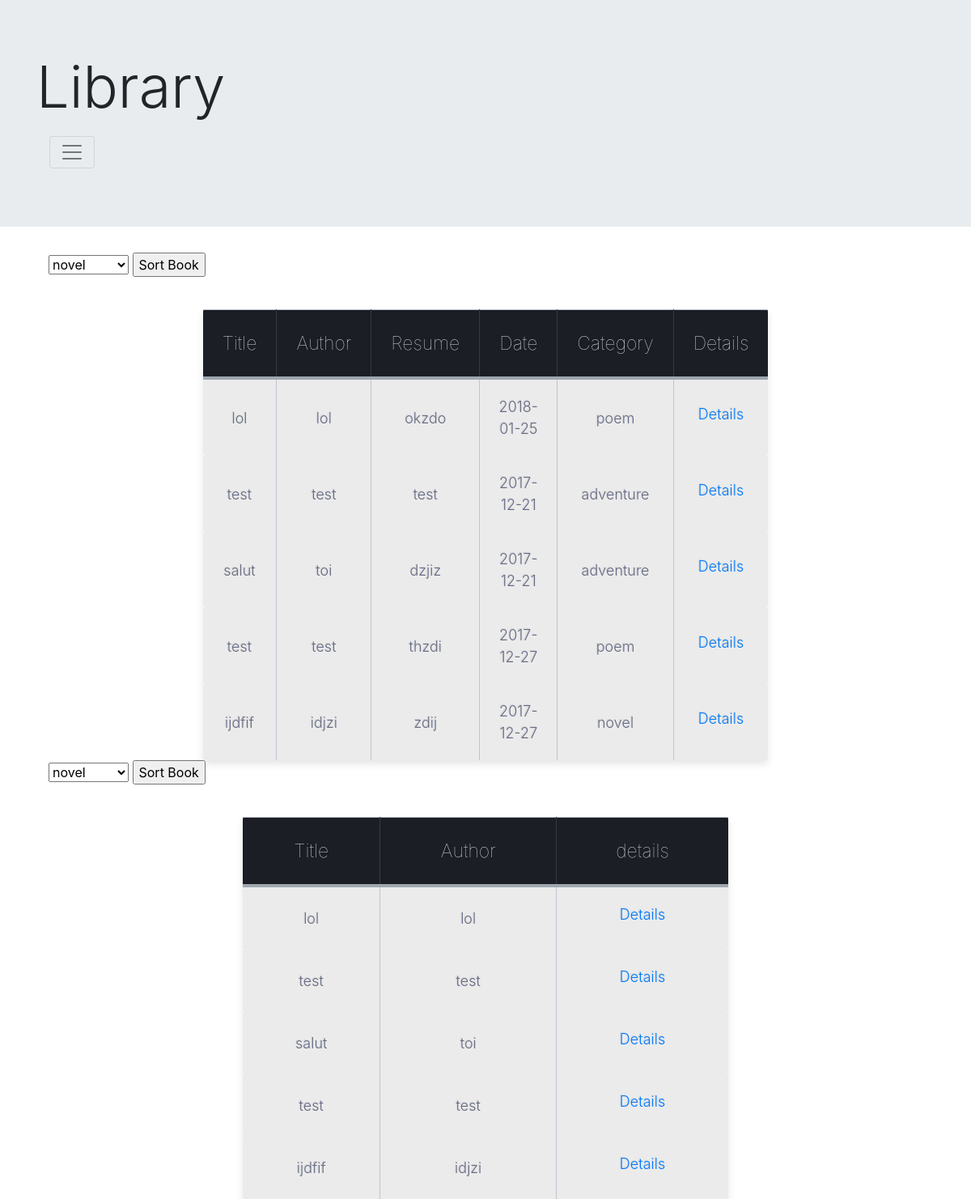
The page / on the database its author committed.
### tables this page shows
CREATE TABLE `book` (
  `id_book` int(11) NOT NULL,
  `id_user` int(11) DEFAULT NULL,
  `title` varchar(100) NOT NULL,
  `author` varchar(50) NOT NULL,
  `resume` varchar(255) NOT NULL,
  `date` date NOT NULL,
  `category` varchar(100) NOT NULL,
  `available` tinyint(1) NOT NULL DEFAULT '1'
);

### index.php (called while the page is built, shortened)
<?php
function chargerClasse($classname)
{
 $entit = __DIR__. '/model/entities/' . $classname.'.php';
 $manager = __DIR__. '/model/manager/' . $classname.'.php';
}
include 'controller/index.php';

### model/manager/BookManager.php (called while the page is built, shortened)
<?php
class BookManager
{
  private $db;
public function setDb(PDO $db)
{
    $this->db = $db;
}
public function getList() {
$q=$this->db->query("SELECT * FROM book");
return $q->fetchAll(PDO::FETCH_ASSOC);
}
}
 ?>

### model/entities/Book.php (called while the page is built, shortened)
<?php
  class Book
  {
    private $id_book;
    private $title;
    private $author;
    private $resume;
    private $date;
    private $category;
         public function hydrate($donnees)
         {
             foreach ($donnees as $key => $value) {
                 $method = 'set'.ucfirst($key);
             }
         }
    public function setCategory($category){
      if(in_array($category, static::category)){
        $this->category=$category;
      }
    }
    public function getCategory() {
      return $this->category;
    }
    public function getTitle()
    {
        return $this->title;
    }
    public function setTitle(string $title)
    {
        $this->title = $title;
        return $this;
    }
    public function getAuthor()
    {
        return $this->author;
    }
    public function setAuthor(string $author)
    {
        $this->author = $author;
        return $this;
    }
    public function getResume()
    {
        return $this->resume;
    }
    public function setResume(string $resume)
    {
        $this->resume = $resume;
        return $this;
    }
    public function getDate()
    {
        return $this->date;
    }
    public function setDate( $date)
    {
        $this->date = $date;
        return $this;
    }
    public function getIdBook()
    {
        return $this->id_book;
    }
    public function setId_book(int $id_book)
    {
        $this->id_book = $id_book;
        return $this;
    }
    public function setId_user($iduser)
    {
        return $this;
    }
    public function setAvailable(int $available)
    {
        return $this;
    }
}
 ?>

### view/index.php (the view, shortened to what this page needs)
<?php
include 'view/header.php';
 ?>
    <html lang="en">
    <head>
        <link href="https://maxcdn.bootstrapcdn.com/font-awesome/4.7.0/css/font-awesome.min.css" rel="stylesheet">
    </head>
    <body>
        <div class="table-title tab hidden-md-down">
            <table class="table-fill">
                <thead>
                  <tr>
                    <div class="cent">
                    <form class="" action="index.php" method="post">
                    <select class="" name="category">
                      <?php
                      foreach (Book::category as $value) {
                      ?>
                      <option value="<?php echo $value ?>"> <?php echo $value ?></option>
                      <?php
                        }
                       ?>
                    </select>
                    <input type="submit" name="sortbook" value="Sort Book">
                    </form>
                        </div>
                  </tr>
                    <tr>
                        <th class="text-center">Title</th>
                        <th class="text-center">Author</th>
                        <th class="text-center">Resume</th>
                        <th class="text-center">Date</th>
                        <th class="text-center">Category</th>
                        <th class="text-center">Details</th>
                    </tr>
                </thead>
                  <?php
                    foreach ($object as $value) {?>
                    <tbody class="table-hover">
                        <tr>
                            <td class="text-left text-center">
                                <?php  echo $value->getTitle(); ?>
                            </td>
                            <td class="text-left text-center">
                                <?php echo $value->getAuthor(); ?>
                            </td>
                            <td class="text-left text-center">
                                <?php echo $value->getResume(); ?>
                            </td>
                            <td class="text-left text-center">
                                <?php echo $value->getDate(); ?>
                            </td>
                            <td class="text-left text-center">
                                <?php echo $value->getCategory(); ?>
                            </td>
                            <td class="text-left text-center">
                              <a class="maa" id="no" href="index.php?id=<?php echo $value->getIdBook();?>">Details</a>
                            </td>
                        </tr>
                    </tbody>
                    <?php
                    }?>
            </table>
        </div>
        <div class="table-title tab hidden-lg-up">
            <table class="table-fill">
                <thead>
                  <tr>
                    <div class="cent">
                    <form class="" action="index.php" method="post">
                    <select class="" name="category">
                      <?php
                      foreach (Book::category as $value) {
                      ?>
                      <option value="<?php echo $value ?>"> <?php echo $value ?></option>
                      <?php
                        }
                       ?>
                    </select>
                    <input type="submit" name="sortbook" value="Sort Book">
                    </form>
                      </div>
                  </tr>
                    <tr>
                        <th class="text-center">Title</th>
                        <th class="text-center">Author</th>
                        <th class="text-center">details</th>
                    </tr>
                </thead>
                  <?php
                    foreach ($object as $value) {?>
                    <tbody class="table-hover">
                        <tr>
                            <td class="text-left text-center">
                                <?php  echo $value->getTitle(); ?>
                            </td>
                            <td class="text-left text-center">
                                <?php echo $value->getAuthor(); ?>
                            </td>
                            <td class="text-left text-center">
                              <a class="maa" id="no" href="index.php?id=<?php echo $value->getIdBook();?>">Details</a>
                            </td>
                        </tr>
                    </tbody>
                    <?php
                    }?>
            </table>
        </div>

### controller/index.php (shortened to what this page needs)
<?php
include 'model/connect.php';
$manager = new BookManager($db);
if(isset($_GET['add'])){
  include 'view/add.php';
}
else {
  if(isset($_POST['sortbook'])){
  $object = $manager->getSort($_POST['category']);
  }
  else
  {
$list = $manager->getList();
foreach ($list as $key => $value) {
  $object[$key]= new Book($value);
}
}
include 'view/index.php';
}
 ?>

### view/header.php (shortened to what this page needs)
<!DOCTYPE html>
<html>
  <head>
    <link rel="stylesheet" href="https://maxcdn.bootstrapcdn.com/bootstrap/4.0.0-alpha.6/css/bootstrap.min.css">
    <link rel="stylesheet" href="css/main.css">
  </head>
  <body>
    <div class="jumbotron jumbotron-fluid">
        <div class="container">
            <h1 class="display-3 maa">Library</h1>
            <nav class="navbar navbar-toggleable-md navbar-light bg">
                <button class="navbar-toggler navbar-toggler-right" type="button" data-toggle="collapse" data-target="#navbarSupportedContent" aria-controls="navbarSupportedContent" aria-expanded="false" aria-label="Toggle navigation">
                   <span class="navbar-toggler-icon"></span>
                 </button>
            </nav>
        </div>
    </div>
  </body>
</html>

### css/main.css (style rules this page uses)
html { color: #222; font-size: 1em; line-height: 1.4; }
.table-fill { background: white; border-radius:3px; border-collapse: collapse; height: 320px; margin: auto; max-width: 600px; padding:5px; width: 100%; box-shadow: 0 5px 10px rgba(0, 0, 0, 0.1); animation: float 5s infinite; }
th { color:#D5DDE5;; background:#1b1e24; border-bottom:4px solid #9ea7af; border-right: 1px solid #343a45; font-size:23px; font-weight: 100; padding:24px; text-align:left; text-shadow: 0 1px 1px rgba(0, 0, 0, 0.1); vertical-align:middle; }
th:first-child { border-top-left-radius:3px; }
th:last-child { border-top-right-radius:3px; border-right:none; }
tr { border-top: 1px solid #C1C3D1; border-bottom-: 1px solid #C1C3D1; color:#666B85; font-size:16px; font-weight:normal; text-shadow: 0 1px 1px rgba(256, 256, 256, 0.1); }
tr:first-child { border-top:none; }
tr:last-child { border-bottom:none; }
tr:nth-child(odd) td { background:#EBEBEB; }
tr:last-child td:first-child { border-bottom-left-radius:3px; }
tr:last-child td:last-child { border-bottom-right-radius:3px; }
td { background:#FFFFFF; padding:20px; text-align:left; vertical-align:middle; font-weight:300; font-size:18px; text-shadow: -1px -1px 1px rgba(0, 0, 0, 0.1); border-right: 1px solid #C1C3D1; }
td:last-child { border-right: 0px; }
th.text-center { text-align: center; }
td.text-left { text-align: left; }
td.text-center { text-align: center; }
.maa { display: block; margin-bottom: 10px; }
.cent { width:90%; margin: auto; padding-bottom: 40px; }

### rows shown on the page
book: title "lol", author "lol", resume "okzdo", date "2018-01-25", category "poem"
book: title "test", author "test", resume "test", date "2017-12-21", category "adventure"
book: title "salut", author "toi", resume "dzjiz", date "2017-12-21", category "adventure"
book: title "test", author "test", resume "thzdi", date "2017-12-27", category "poem"
book: title "ijdfif", author "idjzi", resume "zdij", date "2017-12-27", category "novel"

### other values the page prints
form field category "novel"
